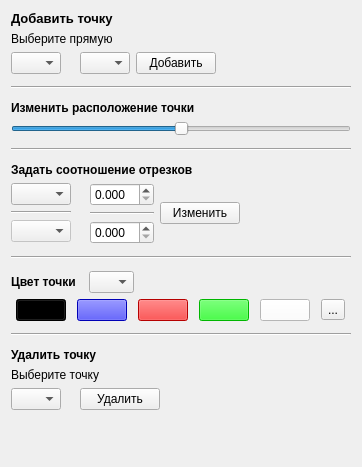
         <widget class="QWidget" name="scrollAreaWidgetContents_2">
          <property name="geometry">
           <rect>
            <x>0</x>
            <y>-38</y>
            <width>362</width>
            <height>467</height>
           </rect>
          </property>
          <layout class="QVBoxLayout" name="verticalLayout_14">
           <item>
            <widget class="QFrame" name="f_AddPoint">
             <property name="frameShape">
              <enum>QFrame::NoFrame</enum>
             </property>
             <property name="frameShadow">
              <enum>QFrame::Raised</enum>
             </property>
             <layout class="QVBoxLayout" name="verticalLayout_10">
              <property name="leftMargin">
               <number>0</number>
              </property>
              <property name="topMargin">
               <number>0</number>
              </property>
              <property name="rightMargin">
               <number>0</number>
              </property>
              <property name="bottomMargin">
               <number>0</number>
              </property>
              <item>
               <layout class="QVBoxLayout" name="vl_AddPoint">
                <item>
                 <widget class="QLabel" name="label_8">
                  <property name="enabled">
                   <bool>true</bool>
                  </property>
                  <property name="sizePolicy">
                   <sizepolicy hsizetype="Maximum" vsizetype="Preferred">
                    <horstretch>0</horstretch>
                    <verstretch>0</verstretch>
                   </sizepolicy>
                  </property>
                  <property name="font">
                   <font>
                    <pointsize>10</pointsize>
                    <weight>75</weight>
                    <bold>true</bold>
                   </font>
                  </property>
                  <property name="text">
                   <string>Добавить точку</string>
                  </property>
                 </widget>
                </item>
                <item>
                 <widget class="QLabel" name="label_3">
                  <property name="sizePolicy">
                   <sizepolicy hsizetype="Maximum" vsizetype="Preferred">
                    <horstretch>0</horstretch>
                    <verstretch>0</verstretch>
                   </sizepolicy>
                  </property>
                  <property name="text">
                   <string>Выберите прямую</string>
                  </property>
                 </widget>
                </item>
                <item>
                 <layout class="QHBoxLayout" name="horizontalLayout_8">
                  <item>
                   <widget class="QComboBox" name="comboBox_list_p_for_add_p1">
                    <property name="maximumSize">
                     <size>
                      <width>50</width>
                      <height>16777215</height>
                     </size>
                    </property>
                   </widget>
                  </item>
                  <item>
                   <widget class="QLabel" name="label_38">
                    <property name="text">
                     <string/>
                    </property>
                   </widget>
                  </item>
                  <item>
                   <widget class="QComboBox" name="comboBox_list_p_for_add_p2">
                    <property name="maximumSize">
                     <size>
                      <width>50</width>
                      <height>16777215</height>
                     </size>
                    </property>
                   </widget>
                  </item>
                  <item>
                   <widget class="QPushButton" name="add_point">
                    <property name="text">
                     <string>Добавить</string>
                    </property>
                   </widget>
                  </item>
                  <item>
                   <spacer name="horizontalSpacer_7">
                    <property name="orientation">
                     <enum>Qt::Horizontal</enum>
                    </property>
                    <property name="sizeHint" stdset="0">
                     <size>
                      <width>40</width>
                      <height>20</height>
                     </size>
                    </property>
                   </spacer>
                  </item>
                 </layout>
                </item>
               </layout>
              </item>
              <item>
               <widget class="Line" name="line_6">
                <property name="minimumSize">
                 <size>
                  <width>0</width>
                  <height>15</height>
                 </size>
                </property>
                <property name="orientation">
                 <enum>Qt::Horizontal</enum>
                </property>
               </widget>
              </item>
             </layout>
            </widget>
           </item>
           <item>
            <widget class="QFrame" name="f_ChangeLocationPoint">
             <property name="frameShape">
              <enum>QFrame::NoFrame</enum>
             </property>
             <property name="frameShadow">
              <enum>QFrame::Raised</enum>
             </property>
             <layout class="QVBoxLayout" name="verticalLayout_12">
              <property name="leftMargin">
               <number>0</number>
              </property>
              <property name="topMargin">
               <number>0</number>
              </property>
              <property name="rightMargin">
               <number>0</number>
              </property>
              <property name="bottomMargin">
               <number>0</number>
              </property>
              <item>
               <layout class="QVBoxLayout" name="verticalLayout_11">
                <item>
                 <widget class="QLabel" name="label_14">
                  <property name="sizePolicy">
                   <sizepolicy hsizetype="Maximum" vsizetype="Preferred">
                    <horstretch>0</horstretch>
                    <verstretch>0</verstretch>
                   </sizepolicy>
                  </property>
                  <property name="font">
                   <font>
                    <weight>75</weight>
                    <bold>true</bold>
                   </font>
                  </property>
                  <property name="text">
                   <string>Изменить расположение точки</string>
                  </property>
                 </widget>
                </item>
                <item>
                 <widget class="QSlider" name="horizontalSlider_for_add_point">
                  <property name="sizePolicy">
                   <sizepolicy hsizetype="Expanding" vsizetype="Fixed">
                    <horstretch>0</horstretch>
                    <verstretch>0</verstretch>
                   </sizepolicy>
                  </property>
                  <property name="minimum">
                   <number>-500</number>
                  </property>
                  <property name="maximum">
                   <number>500</number>
                  </property>
                  <property name="pageStep">
                   <number>1</number>
                  </property>
                  <property name="value">
                   <number>0</number>
                  </property>
                  <property name="orientation">
                   <enum>Qt::Horizontal</enum>
                  </property>
                 </widget>
                </item>
               </layout>
              </item>
              <item>
               <widget class="Line" name="line_7">
                <property name="minimumSize">
                 <size>
                  <width>0</width>
                  <height>15</height>
                 </size>
                </property>
                <property name="orientation">
                 <enum>Qt::Horizontal</enum>
                </property>
               </widget>
              </item>
             </layout>
            </widget>
           </item>
           <item>
            <widget class="QFrame" name="f_SetRatioSegment">
             <property name="frameShape">
              <enum>QFrame::NoFrame</enum>
             </property>
             <property name="frameShadow">
              <enum>QFrame::Raised</enum>
             </property>
             <layout class="QVBoxLayout" name="verticalLayout_35">
              <property name="leftMargin">
               <number>0</number>
              </property>
              <property name="topMargin">
               <number>0</number>
              </property>
              <property name="rightMargin">
               <number>0</number>
              </property>
              <property name="bottomMargin">
               <number>0</number>
              </property>
              <item>
               <layout class="QVBoxLayout" name="verticalLayout_42">
                <item>
                 <widget class="QLabel" name="label_33">
                  <property name="font">
                   <font>
                    <weight>75</weight>
                    <bold>true</bold>
                   </font>
                  </property>
                  <property name="whatsThis">
                   <string/>
                  </property>
                  <property name="text">
                   <string>Задать соотношение отрезков</string>
                  </property>
                 </widget>
                </item>
                <item>
                 <layout class="QHBoxLayout" name="horizontalLayout_25">
                  <item>
                   <layout class="QHBoxLayout" name="horizontalLayout_26">
                    <item>
                     <layout class="QVBoxLayout" name="verticalLayout_43">
                      <item>
                       <widget class="QComboBox" name="comboBox_soo_otr">
                        <property name="sizePolicy">
                         <sizepolicy hsizetype="Minimum" vsizetype="Fixed">
                          <horstretch>0</horstretch>
                          <verstretch>0</verstretch>
                         </sizepolicy>
                        </property>
                        <property name="maximumSize">
                         <size>
                          <width>60</width>
                          <height>16777215</height>
                         </size>
                        </property>
                       </widget>
                      </item>
                      <item>
                       <widget class="Line" name="line_21">
                        <property name="orientation">
                         <enum>Qt::Horizontal</enum>
                        </property>
                       </widget>
                      </item>
                      <item>
                       <widget class="QComboBox" name="comboBox_soo_line">
                        <property name="enabled">
                         <bool>false</bool>
                        </property>
                        <property name="maximumSize">
                         <size>
                          <width>60</width>
                          <height>16777215</height>
                         </size>
                        </property>
                        <property name="palette">
                         <palette>
                          <active>
                           <colorrole role="WindowText">
                            <brush brushstyle="SolidPattern">
                             <color alpha="255">
                              <red>0</red>
                              <green>0</green>
                              <blue>0</blue>
                             </color>
                            </brush>
                           </colorrole>
                           <colorrole role="Dark">
                            <brush brushstyle="SolidPattern">
                             <color alpha="255">
                              <red>0</red>
                              <green>0</green>
                              <blue>0</blue>
                             </color>
                            </brush>
                           </colorrole>
                           <colorrole role="Text">
                            <brush brushstyle="SolidPattern">
                             <color alpha="255">
                              <red>0</red>
                              <green>0</green>
                              <blue>0</blue>
                             </color>
                            </brush>
                           </colorrole>
                           <colorrole role="ButtonText">
                            <brush brushstyle="SolidPattern">
                             <color alpha="255">
                              <red>0</red>
                              <green>0</green>
                              <blue>0</blue>
                             </color>
                            </brush>
                           </colorrole>
                          </active>
                          <inactive>
                           <colorrole role="WindowText">
                            <brush brushstyle="SolidPattern">
                             <color alpha="255">
                              <red>0</red>
                              <green>0</green>
                              <blue>0</blue>
                             </color>
                            </brush>
                           </colorrole>
                           <colorrole role="Dark">
                            <brush brushstyle="SolidPattern">
                             <color alpha="255">
                              <red>0</red>
                              <green>0</green>
                              <blue>0</blue>
                             </color>
                            </brush>
                           </colorrole>
                           <colorrole role="Text">
                            <brush brushstyle="SolidPattern">
                             <color alpha="255">
                              <red>0</red>
                              <green>0</green>
                              <blue>0</blue>
                             </color>
                            </brush>
                           </colorrole>
                           <colorrole role="ButtonText">
                            <brush brushstyle="SolidPattern">
                             <color alpha="255">
                              <red>0</red>
                              <green>0</green>
                              <blue>0</blue>
                             </color>
                            </brush>
                           </colorrole>
                          </inactive>
                          <disabled>
                           <colorrole role="WindowText">
                            <brush brushstyle="SolidPattern">
                             <color alpha="255">
                              <red>0</red>
                              <green>0</green>
                              <blue>0</blue>
                             </color>
                            </brush>
                           </colorrole>
                           <colorrole role="Dark">
                            <brush brushstyle="SolidPattern">
                             <color alpha="255">
                              <red>0</red>
                              <green>0</green>
                              <blue>0</blue>
                             </color>
                            </brush>
                           </colorrole>
                           <colorrole role="Text">
                            <brush brushstyle="SolidPattern">
                             <color alpha="255">
                              <red>0</red>
                              <green>0</green>
                              <blue>0</blue>
                             </color>
                            </brush>
                           </colorrole>
                           <colorrole role="ButtonText">
                            <brush brushstyle="SolidPattern">
                             <color alpha="255">
                              <red>0</red>
                              <green>0</green>
                              <blue>0</blue>
                             </color>
                            </brush>
                           </colorrole>
                          </disabled>
                         </palette>
                        </property>
                       </widget>
                      </item>
                     </layout>
                    </item>
                    <item>
                     <widget class="QLabel" name="label_34">
                      <property name="text">
                       <string/>
                      </property>
                     </widget>
                    </item>
                    <item>
                     <layout class="QVBoxLayout" name="verticalLayout_44">
                      <item>
                       <widget class="QDoubleSpinBox" name="doubleSpinBox_sootnoshenie_1">
                        <property name="decimals">
                         <number>3</number>
                        </property>
                       </widget>
                      </item>
                      <item>
                       <widget class="Line" name="line_22">
                        <property name="orientation">
                         <enum>Qt::Horizontal</enum>
                        </property>
                       </widget>
                      </item>
                      <item>
                       <widget class="QDoubleSpinBox" name="doubleSpinBox_sootnoshenie_2">
                        <property name="decimals">
                         <number>3</number>
                        </property>
                       </widget>
                      </item>
                     </layout>
                    </item>
                    <item>
                     <widget class="QPushButton" name="pushButton_set_sootnoshenie_y_tochki">
                      <property name="text">
                       <string>Изменить</string>
                      </property>
                     </widget>
                    </item>
                   </layout>
                  </item>
                  <item>
                   <spacer name="horizontalSpacer_18">
                    <property name="orientation">
                     <enum>Qt::Horizontal</enum>
                    </property>
                    <property name="sizeHint" stdset="0">
                     <size>
                      <width>40</width>
                      <height>20</height>
                     </size>
                    </property>
                   </spacer>
                  </item>
                 </layout>
                </item>
               </layout>
              </item>
              <item>
               <widget class="Line" name="line">
                <property name="minimumSize">
                 <size>
                  <width>0</width>
                  <height>15</height>
                 </size>
                </property>
                <property name="orientation">
                 <enum>Qt::Horizontal</enum>
                </property>
               </widget>
              </item>
             </layout>
            </widget>
           </item>
           <item>
            <widget class="QFrame" name="f_SetColorOfPoint">
             <property name="frameShape">
              <enum>QFrame::NoFrame</enum>
             </property>
             <property name="frameShadow">
              <enum>QFrame::Raised</enum>
             </property>
             <layout class="QVBoxLayout" name="verticalLayout_39">
              <property name="leftMargin">
               <number>0</number>
              </property>
              <property name="topMargin">
               <number>0</number>
              </property>
              <property name="rightMargin">
               <number>0</number>
              </property>
              <property name="bottomMargin">
               <number>0</number>
              </property>
              <item>
               <layout class="QVBoxLayout" name="verticalLayout_41">
                <item>
                 <layout class="QHBoxLayout" name="horizontalLayout_24">
                  <item>
                   <widget class="QLabel" name="label_32">
                    <property name="sizePolicy">
                     <sizepolicy hsizetype="Maximum" vsizetype="Preferred">
                      <horstretch>0</horstretch>
                      <verstretch>0</verstretch>
                     </sizepolicy>
                    </property>
                    <property name="font">
                     <font>
                      <weight>75</weight>
                      <bold>true</bold>
                     </font>
                    </property>
                    <property name="text">
                     <string>Цвет точки  </string>
                    </property>
                   </widget>
                  </item>
                  <item>
                   <widget class="QComboBox" name="comboBox_PointColor">
                    <property name="maximumSize">
                     <size>
                      <width>45</width>
                      <height>16777215</height>
                     </size>
                    </property>
                   </widget>
                  </item>
                  <item>
                   <spacer name="horizontalSpacer_3">
                    <property name="orientation">
                     <enum>Qt::Horizontal</enum>
                    </property>
                    <property name="sizeHint" stdset="0">
                     <size>
                      <width>40</width>
                      <height>20</height>
                     </size>
                    </property>
                   </spacer>
                  </item>
                 </layout>
                </item>
                <item>
                 <layout class="QGridLayout" name="gridLayout_2">
                  <item row="0" column="0">
                   <widget class="QPushButton" name="pushButton_color_black">
                    <property name="maximumSize">
                     <size>
                      <width>50</width>
                      <height>16777215</height>
                     </size>
                    </property>
                    <property name="styleSheet">
                     <string notr="true">background-color: rgb(0, 0, 0);</string>
                    </property>
                    <property name="text">
                     <string/>
                    </property>
                    <property name="autoDefault">
                     <bool>false</bool>
                    </property>
                    <property name="default">
                     <bool>false</bool>
                    </property>
                    <property name="flat">
                     <bool>false</bool>
                    </property>
                   </widget>
                  </item>
                  <item row="0" column="4">
                   <widget class="QPushButton" name="pushButton_color_white">
                    <property name="maximumSize">
                     <size>
                      <width>50</width>
                      <height>16777215</height>
                     </size>
                    </property>
                    <property name="styleSheet">
                     <string notr="true">background-color: rgb(255, 255, 255);</string>
                    </property>
                    <property name="text">
                     <string/>
                    </property>
                   </widget>
                  </item>
                  <item row="0" column="1">
                   <widget class="QPushButton" name="pushButton_color_blue">
                    <property name="maximumSize">
                     <size>
                      <width>50</width>
                      <height>16777215</height>
                     </size>
                    </property>
                    <property name="styleSheet">
                     <string notr="true">background-color: rgb(0, 0, 255);</string>
                    </property>
                    <property name="text">
                     <string/>
                    </property>
                   </widget>
                  </item>
                  <item row="0" column="3">
                   <widget class="QPushButton" name="pushButton_color_green">
                    <property name="maximumSize">
                     <size>
                      <width>50</width>
                      <height>16777215</height>
                     </size>
                    </property>
                    <property name="styleSheet">
                     <string notr="true">background-color: rgb(0, 255, 0);</string>
                    </property>
                    <property name="text">
                     <string/>
                    </property>
                   </widget>
                  </item>
                  <item row="0" column="2">
                   <widget class="QPushButton" name="pushButton_color_red">
                    <property name="maximumSize">
                     <size>
                      <width>50</width>
                      <height>16777215</height>
                     </size>
                    </property>
                    <property name="styleSheet">
                     <string notr="true">background-color: rgb(255, 0, 0);</string>
                    </property>
                    <property name="text">
                     <string/>
                    </property>
                   </widget>
                  </item>
                  <item row="0" column="5">
                   <widget class="QToolButton" name="toolButton">
                    <property name="text">
                     <string>...</string>
                    </property>
                   </widget>
                  </item>
                 </layout>
                </item>
               </layout>
              </item>
              <item>
               <widget class="Line" name="line_10">
                <property name="minimumSize">
                 <size>
                  <width>0</width>
                  <height>15</height>
                 </size>
                </property>
                <property name="orientation">
                 <enum>Qt::Horizontal</enum>
                </property>
               </widget>
              </item>
             </layout>
            </widget>
           </item>
           <item>
            <widget class="QFrame" name="f_DeletePoint">
             <property name="frameShape">
              <enum>QFrame::NoFrame</enum>
             </property>
             <property name="frameShadow">
              <enum>QFrame::Raised</enum>
             </property>
             <layout class="QVBoxLayout" name="verticalLayout_40">
              <property name="leftMargin">
               <number>0</number>
              </property>
              <property name="topMargin">
               <number>0</number>
              </property>
              <property name="rightMargin">
               <number>0</number>
              </property>
              <property name="bottomMargin">
               <number>0</number>
              </property>
              <item>
               <layout class="QVBoxLayout" name="verticalLayout_13">
                <item>
                 <widget class="QLabel" name="label_9">
                  <property name="sizePolicy">
                   <sizepolicy hsizetype="Maximum" vsizetype="Preferred">
                    <horstretch>0</horstretch>
                    <verstretch>0</verstretch>
                   </sizepolicy>
                  </property>
                  <property name="font">
                   <font>
                    <pointsize>9</pointsize>
                    <weight>75</weight>
                    <bold>true</bold>
                   </font>
                  </property>
                  <property name="text">
                   <string>Удалить точку</string>
                  </property>
                 </widget>
                </item>
                <item>
                 <widget class="QLabel" name="label_10">
                  <property name="sizePolicy">
                   <sizepolicy hsizetype="Maximum" vsizetype="Preferred">
                    <horstretch>0</horstretch>
                    <verstretch>0</verstretch>
                   </sizepolicy>
                  </property>
                  <property name="text">
                   <string>Выберите точку</string>
                  </property>
                 </widget>
                </item>
                <item>
                 <layout class="QHBoxLayout" name="horizontalLayout_10">
                  <item>
                   <widget class="QComboBox" name="comboBox_select_point">
                    <property name="sizePolicy">
                     <sizepolicy hsizetype="Maximum" vsizetype="Fixed">
                      <horstretch>0</horstretch>
                      <verstretch>0</verstretch>
                     </sizepolicy>
                    </property>
                    <property name="maximumSize">
                     <size>
                      <width>50</width>
                      <height>16777215</height>
                     </size>
                    </property>
                   </widget>
                  </item>
                  <item>
                   <widget class="QLabel" name="label_42">
                    <property name="text">
                     <string/>
                    </property>
                   </widget>
                  </item>
                  <item>
                   <widget class="QPushButton" name="pushButton_del_point">
                    <property name="sizePolicy">
                     <sizepolicy hsizetype="Maximum" vsizetype="Fixed">
                      <horstretch>0</horstretch>
                      <verstretch>0</verstretch>
                     </sizepolicy>
                    </property>
                    <property name="text">
                     <string>Удалить</string>
                    </property>
                   </widget>
                  </item>
                  <item>
                   <spacer name="horizontalSpacer_8">
                    <property name="orientation">
                     <enum>Qt::Horizontal</enum>
                    </property>
                    <property name="sizeHint" stdset="0">
                     <size>
                      <width>40</width>
                      <height>20</height>
                     </size>
                    </property>
                   </spacer>
                  </item>
                 </layout>
                </item>
               </layout>
              </item>
             </layout>
            </widget>
           </item>
           <item>
            <spacer name="verticalSpacer_2">
             <property name="orientation">
              <enum>Qt::Vertical</enum>
             </property>
             <property name="sizeHint" stdset="0">
              <size>
               <width>20</width>
               <height>40</height>
              </size>
             </property>
            </spacer>
           </item>
          </layout>
         </widget>
